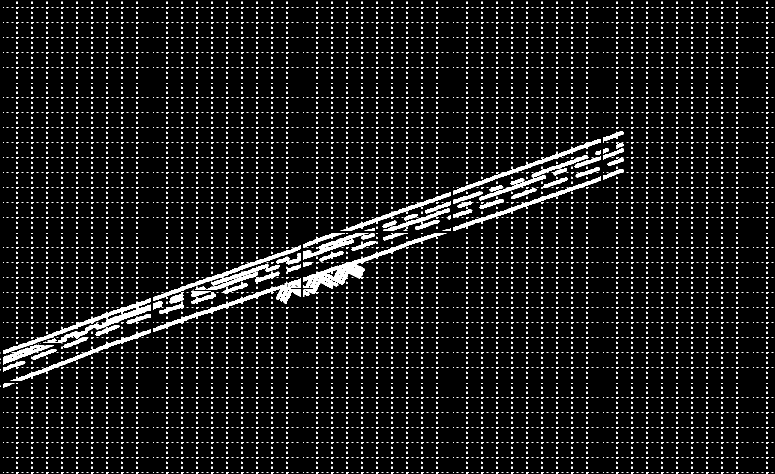
#> input picture poc/pdf_profile_extraction/output/page_4_profile_region.png, 1550 x 948 px (shown at 1/2 size)
$ python reconstruct_profile.py
#> lines starting #> are read from the running program, lines starting #| are printed output that depends on the picture; after the words box and inside, x2 and y2 are one past the last pixel; in counts of white or black regions, pixels touching at a corner belong together
import cv2
import numpy as np
from pathlib import Path
import math

base = Path(__file__).parent

processed_path = base / "output" / "page_4_profile_region.png"
original_path = base / "output" / "page_4_plot.png"

output_path = base / "output" / "page_4_reconstructed_profile.png"

image = cv2.imread(str(processed_path), cv2.IMREAD_GRAYSCALE)
#> image: shape (948, 1550); 6.4% white; 7241 white regions (7168 under 20 px), largest, box (x1, y1, x2, y2) and area: (6, 597, 302, 708) 4093, (606, 531, 729, 594) 3143, (906, 278, 1202, 389) 2259

if image is None:
    raise FileNotFoundError(f"Could not load {processed_path}")

edges = cv2.Canny(image, 50, 150)
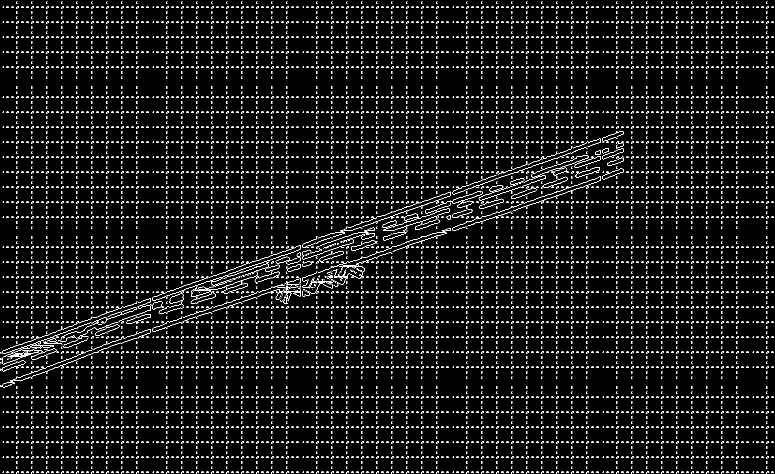
#> edges: shape (948, 1550) (shown at 1/2 size); 5.5% white in thin lines or dots

lines = cv2.HoughLinesP(
    edges,
    rho=1,
    theta=np.pi / 180,
    threshold=30,
    minLineLength=30,
    maxLineGap=12
)
#> lines = 672 rows, first 6: [1159, 375, 1546, 375], [1122, 345, 1160, 345], [418, 583, 522, 583], [187, 705, 1546, 705], [6, 885, 1546, 885], [6, 793, 1546, 793]

segments = []

if lines is not None:
    for line in lines:

        x1, y1, x2, y2 = np.asarray(line).reshape(-1)[:4]

        dx = x2 - x1
        dy = y2 - y1

        if dx == 0:
            continue

        angle = math.degrees(math.atan2(dy, dx))

        if -35 <= angle <= -5:

            xm = (x1 + x2) / 2
            ym = (y1 + y2) / 2

            segments.append({
                "coords": (x1, y1, x2, y2),
                "xm": xm,
                "ym": ym,
            })
#> this loop made 672 passes
#> (x1, y1, x2, y2, dx, dy, angle, xm) on passes 75, 90, 94, 95, 96, 97, 98, 102, 103, 104, 105, 109: (1064, 354, 1175, 316, 111, -38, -18.9, 1119.5), (257, 647, 301, 633, 44, -14, -17.65, 279), (32, 755, 105, 730, 73, -25, -18.9, 68.5), (244, 629, 367, 585, 123, -44, -19.68, 305.5), (636, 493, 698, 470, 62, -23, -20.35, 667), (383, 588, 491, 551, 108, -37, -18.91, 437), (332, 584, 605, 490, 273, -94, -19, 468.5), (1024, 347, 1205, 281, 181, -66, -20.03, 1114.5), (962, 393, 1087, 350, 125, -43, -18.98, 1024.5), (919, 415, 1091, 356, 172, -59, -18.93, 1005), (1091, 375, 1122, 365, 31, -10, -17.88, 1106.5), (1133, 360, 1187, 344, 54, -16, -16.5, 1160)
#> (x1, y1, x2, y2, dx, dy, angle) on passes 1 to 6: (1159, 375, 1546, 375, 387, 0, 0), (1122, 345, 1160, 345, 38, 0, 0), (418, 583, 522, 583, 104, 0, 0), (187, 705, 1546, 705, 1359, 0, 0), (6, 885, 1546, 885, 1540, 0, 0), (6, 793, 1546, 793, 1540, 0, 0)

if not segments:
    raise RuntimeError("No candidate segments found.")

# Estimate common profile slope.
xs = np.array([s["xm"] for s in segments])
ys = np.array([s["ym"] for s in segments])

slope, intercept = np.polyfit(xs, ys, 1)

for segment in segments:
    expected_y = slope * segment["xm"] + intercept
    segment["offset"] = segment["ym"] - expected_y
#> this loop made 192 passes

segments.sort(key=lambda s: s["offset"])

# Same clustering logic as previous experiment.
cluster_gap = 7

clusters = []
current_cluster = [segments[0]]

for previous, current in zip(segments, segments[1:]):

    if current["offset"] - previous["offset"] <= cluster_gap:
        current_cluster.append(current)
    else:
        clusters.append(current_cluster)
        current_cluster = [current]

clusters.append(current_cluster)

clusters = [
    cluster
    for cluster in clusters
    if len(cluster) >= 3
]

if len(clusters) < 2:
    raise RuntimeError(
        f"Expected at least 2 clusters, found {len(clusters)}."
    )

# Cluster 2 was the lower green profile in our diagnostic.
target_cluster = clusters[1]

print(f"Using Cluster 2: {len(target_cluster)} segments")
#| Using Cluster 2: 44 segments

# Collect both endpoints of every target segment.
points = []

for segment in target_cluster:

    x1, y1, x2, y2 = segment["coords"]

    points.append((x1, y1))
    points.append((x2, y2))
#> this loop made 44 passes

points = np.array(points, dtype=np.float64)

# Sort points left-to-right.
points = points[np.argsort(points[:, 0])]

# Bin nearby X positions and use median Y.
bin_width = 8

profile_points = []

min_x = int(points[:, 0].min())
max_x = int(points[:, 0].max())

for start_x in range(min_x, max_x + 1, bin_width):

    end_x = start_x + bin_width

    in_bin = (
        (points[:, 0] >= start_x)
        & (points[:, 0] < end_x)
    )

    bin_points = points[in_bin]

    if len(bin_points) == 0:
        continue

    x_value = np.median(bin_points[:, 0])
    y_value = np.median(bin_points[:, 1])

    profile_points.append((x_value, y_value))

profile_points = np.array(profile_points)

if len(profile_points) < 2:
    raise RuntimeError("Not enough reconstructed profile points.")

# Fit/interpolate a continuous Y value across the detected X range.
full_x = np.arange(
    int(profile_points[:, 0].min()),
    int(profile_points[:, 0].max()) + 1
)

full_y = np.interp(
    full_x,
    profile_points[:, 0],
    profile_points[:, 1]
)

# Draw on the processed profile region.
overlay = cv2.cvtColor(image, cv2.COLOR_GRAY2BGR)
#> overlay is the input picture: shape (948, 1550, 3); 6.4% white; 7241 white regions (7168 under 20 px), largest, box (x1, y1, x2, y2) and area: (6, 597, 302, 708) 4093, (606, 531, 729, 594) 3143, (906, 278, 1202, 389) 2259

polyline = np.column_stack(
    (
        full_x.astype(np.int32),
        full_y.astype(np.int32)
    )
)

cv2.polylines(
    overlay,
    [polyline],
    False,
    (0, 0, 255),
    3
)
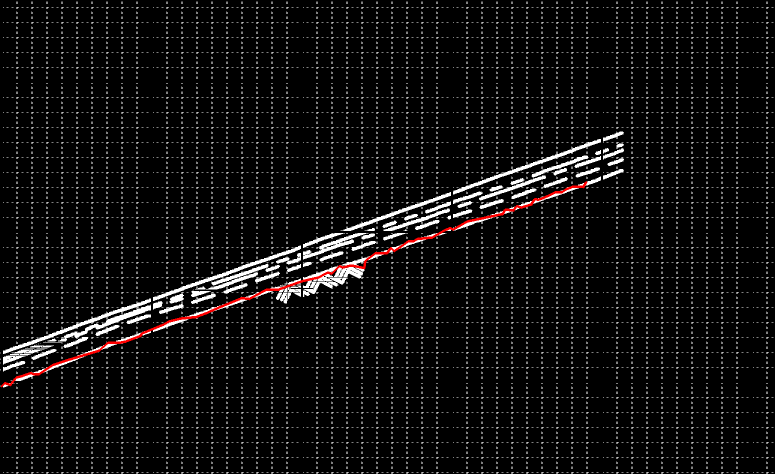
#> overlay: shape (948, 1550, 3) (shown at 1/2 size); 0.41% of pixels changed, all inside (x1, y1, x2, y2) = (1, 362, 1175, 775)

# Draw reconstructed control points too.
for x, y in profile_points:
    cv2.circle(
        overlay,
        (int(x), int(y)),
        4,
        (0, 255, 0),
        -1
    )
#> this loop made 65 passes
#> (x, y) on passes 1 to 12: (3.5, 772), (9, 766), (20, 770), (32, 755), (44, 752), (61, 746), (66, 748), (78, 748), (105, 730), (132, 721), (197.5, 701.5), (215, 686)
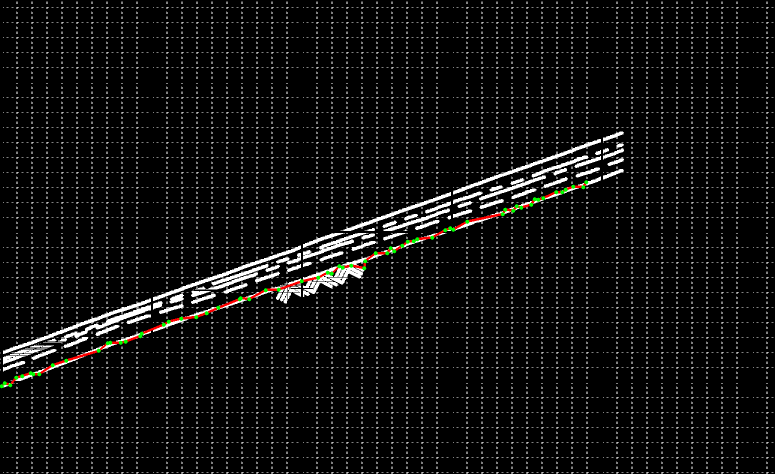
#> overlay: shape (948, 1550, 3) (shown at 1/2 size); 0.21% of pixels changed, all inside (x1, y1, x2, y2) = (0, 360, 1177, 777)

cv2.imwrite(str(output_path), overlay)

print(f"Reconstructed control points: {len(profile_points)}")
#| Reconstructed control points: 65
print(f"Profile X range: {full_x.min()} to {full_x.max()}")
#| Profile X range: 3 to 1172
print(f"Saved: {output_path}")

$ run again, with poc/pdf_profile_extraction/output/page_4_anchor_reference.png copied over poc/pdf_profile_extraction/output/page_4_profile_region.png
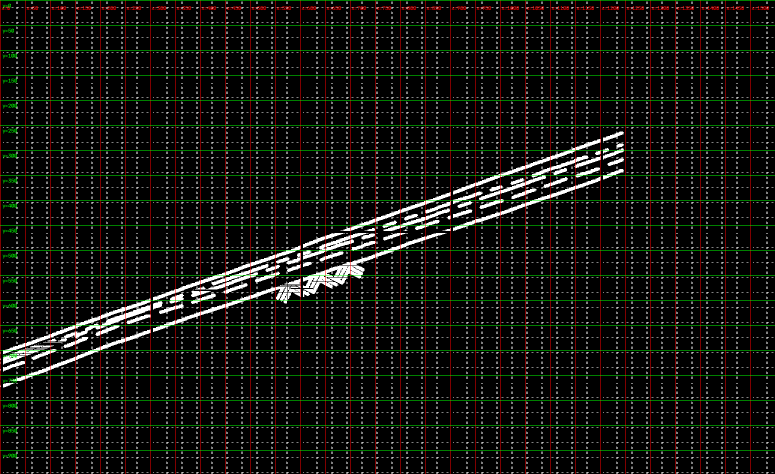
#> input picture poc/pdf_profile_extraction/output/page_4_anchor_reference.png, 1550 x 948 px (shown at 1/2 size)
#> `edges = cv2.Canny(image, 50, 150)`:
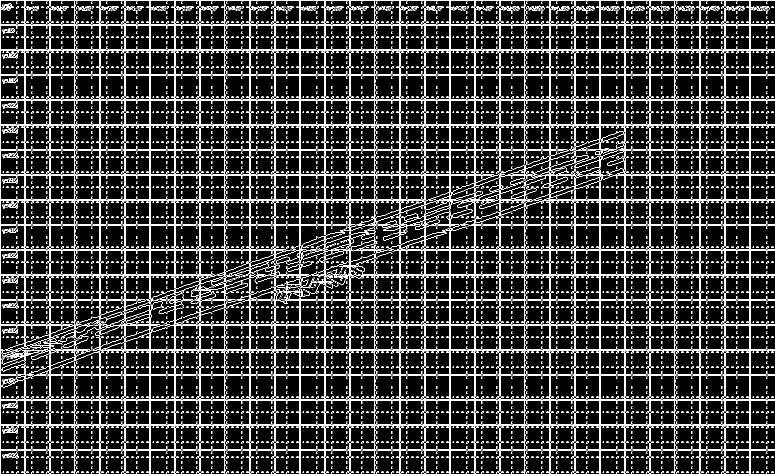
#> edges: shape (948, 1550) (shown at 1/2 size); 12.7% white in thin lines or dots
#> lines = 625 rows, first 6: [0, 201, 1549, 201], [0, 149, 1549, 149], [79, 701, 1549, 701], [0, 801, 1549, 801], [0, 899, 1549, 899], [0, 401, 1549, 401]
#> the loop `for line in lines: ` made 625 passes
#> (x1, y1, x2, y2, dx, dy, angle, xm) on passes 225, 239, 267, 295, 310, 333, 337, 339: (207, 635, 293, 607, 86, -28, -18.03, 250), (404, 581, 512, 544, 108, -37, -18.91, 458), (6, 728, 38, 717, 32, -11, -18.97, 22), (723, 487, 754, 477, 31, -10, -17.88, 738.5), (831, 453, 940, 418, 109, -35, -17.8, 885.5), (5, 711, 116, 673, 111, -38, -18.9, 60.5), (900, 438, 943, 424, 43, -14, -18.03, 921.5), (65, 694, 110, 678, 45, -16, -19.57, 87.5)
#> the loop `for segment in segments:` made 99 passes
#> the loop `for previous, current in zip(segments, segments[1:]): ` made 98 passes
#| Using Cluster 2: 14 segments
#> the loop `for segment in target_cluster: ` made 14 passes
#> the loop `for x, y in profile_points:` made 25 passes
#> (x, y) on passes 1 to 8: (8, 769.5), (153, 712), (243, 685), (305, 657), (347, 650), (376, 638), (396, 625), (426, 613)
#> after the loop `for x, y in profile_points:`:
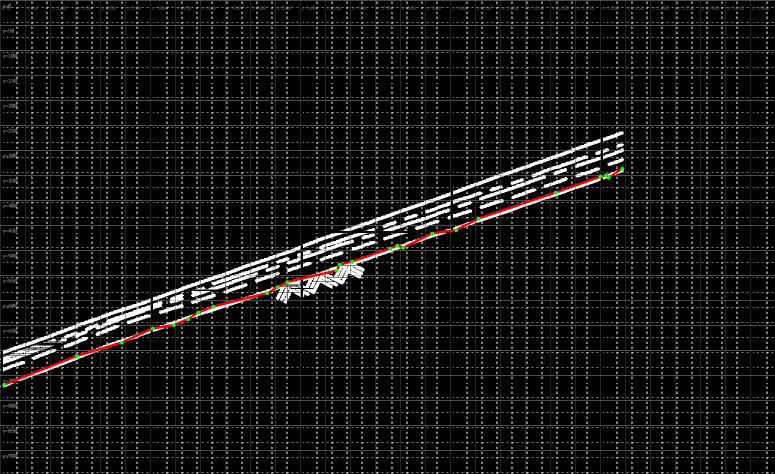
#> overlay: shape (948, 1550, 3) (shown at 1/2 size); mean B, G, R 20.1, 20.3, 21
#| Reconstructed control points: 25
#| Profile X range: 8 to 1244

$ run again, with poc/pdf_profile_extraction/output/page_4_calibration_points.png copied over poc/pdf_profile_extraction/output/page_4_profile_region.png
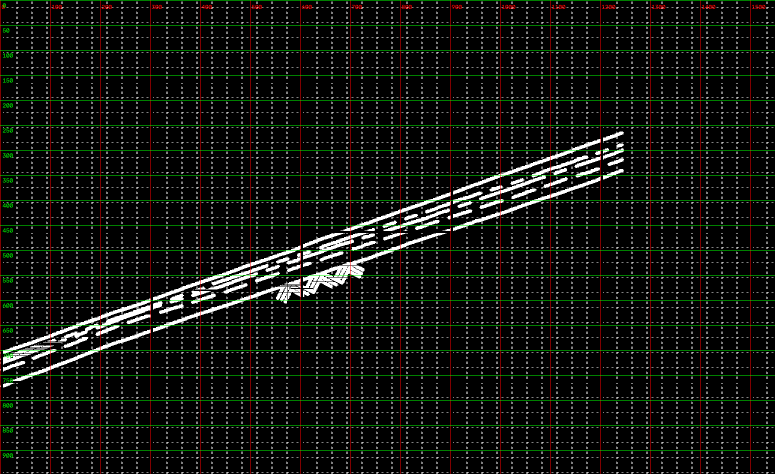
#> input picture poc/pdf_profile_extraction/output/page_4_calibration_points.png, 1550 x 948 px (shown at 1/2 size)
#> `edges = cv2.Canny(image, 50, 150)`:
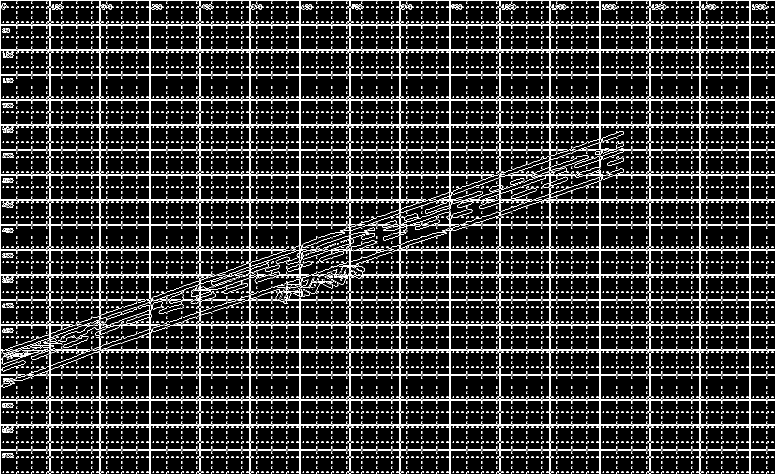
#> edges: shape (948, 1550) (shown at 1/2 size); 11.1% white in thin lines or dots
#> lines = 604 rows, first 6: [0, 249, 1549, 249], [0, 849, 1549, 849], [95, 699, 1549, 699], [0, 201, 1549, 201], [0, 349, 1549, 349], [0, 401, 1549, 401]
#> the loop `for line in lines: ` made 604 passes
#> (x1, y1, x2, y2, dx, dy, angle, xm) on passes 162, 163, 165, 168, 169, 177, 180, 183: (294, 598, 475, 535, 181, -63, -19.19, 384.5), (256, 625, 373, 583, 117, -42, -19.75, 314.5), (1, 720, 59, 700, 58, -20, -19.03, 30), (634, 517, 682, 502, 48, -15, -17.35, 658), (130, 688, 173, 673, 43, -15, -19.23, 151.5), (207, 635, 313, 600, 106, -35, -18.27, 260), (785, 461, 837, 444, 52, -17, -18.1, 811), (572, 545, 692, 506, 120, -39, -18, 632)
#> the loop `for segment in segments:` made 115 passes
#> the loop `for previous, current in zip(segments, segments[1:]): ` made 114 passes
#| Using Cluster 2: 18 segments
#> the loop `for segment in target_cluster: ` made 18 passes
#> the loop `for x, y in profile_points:` made 30 passes
#> (x, y) on passes 1 to 8: (10.5, 768.5), (57.5, 751), (83, 739), (112, 727), (130, 721), (139, 724), (195.5, 694.5), (241, 685)
#> after the loop `for x, y in profile_points:`:
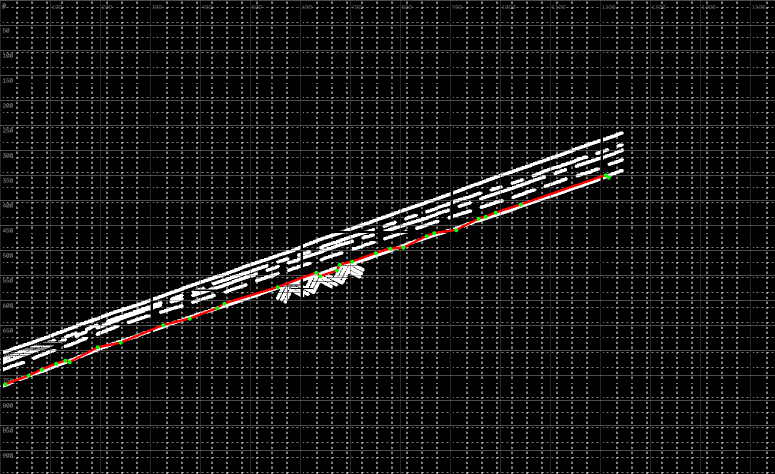
#> overlay: shape (948, 1550, 3) (shown at 1/2 size); mean B, G, R 19.4, 19.6, 20.3
#| Reconstructed control points: 30
#| Profile X range: 10 to 1217
